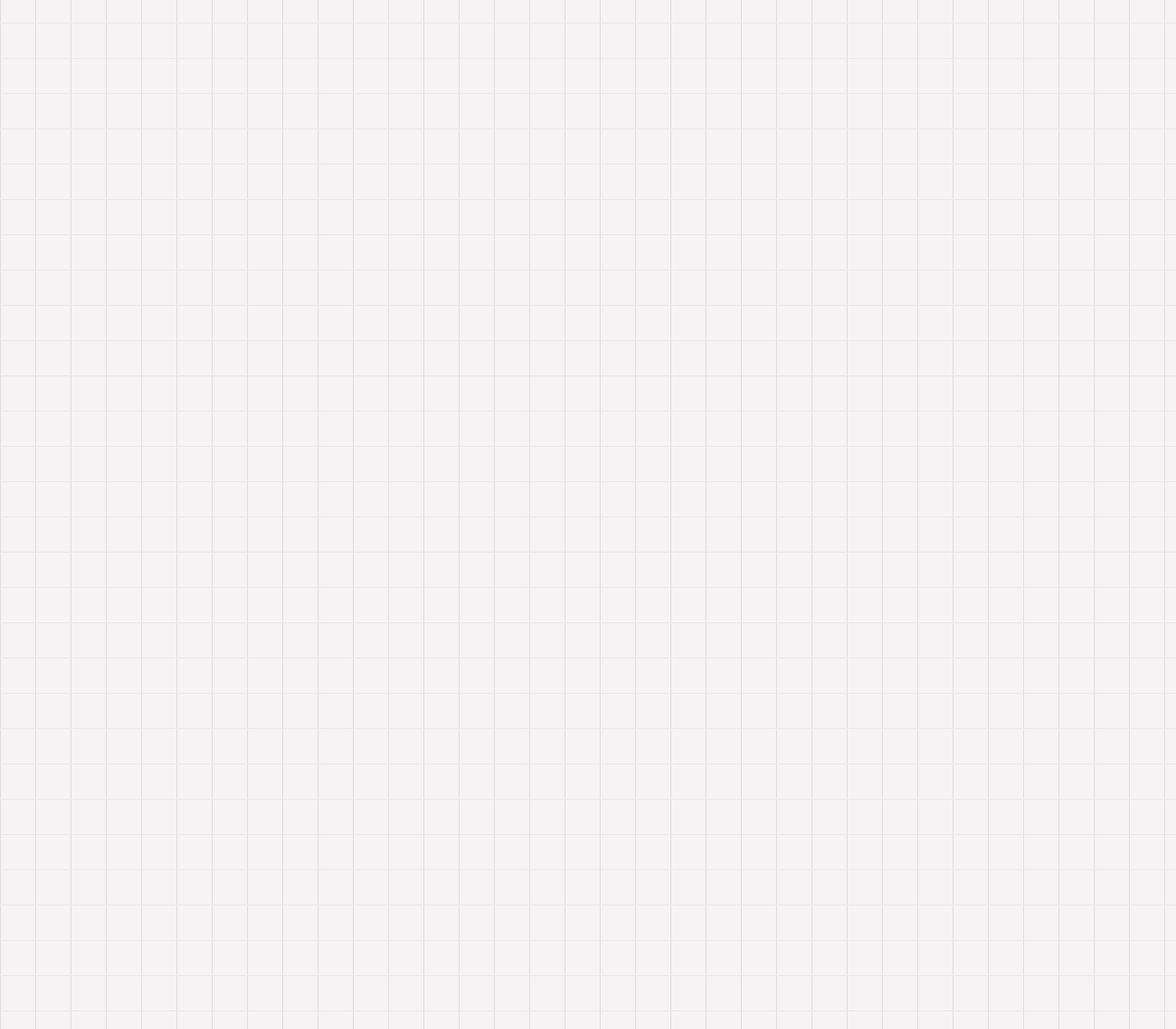
Page /detail/1 (lower part) on the earlier database version.
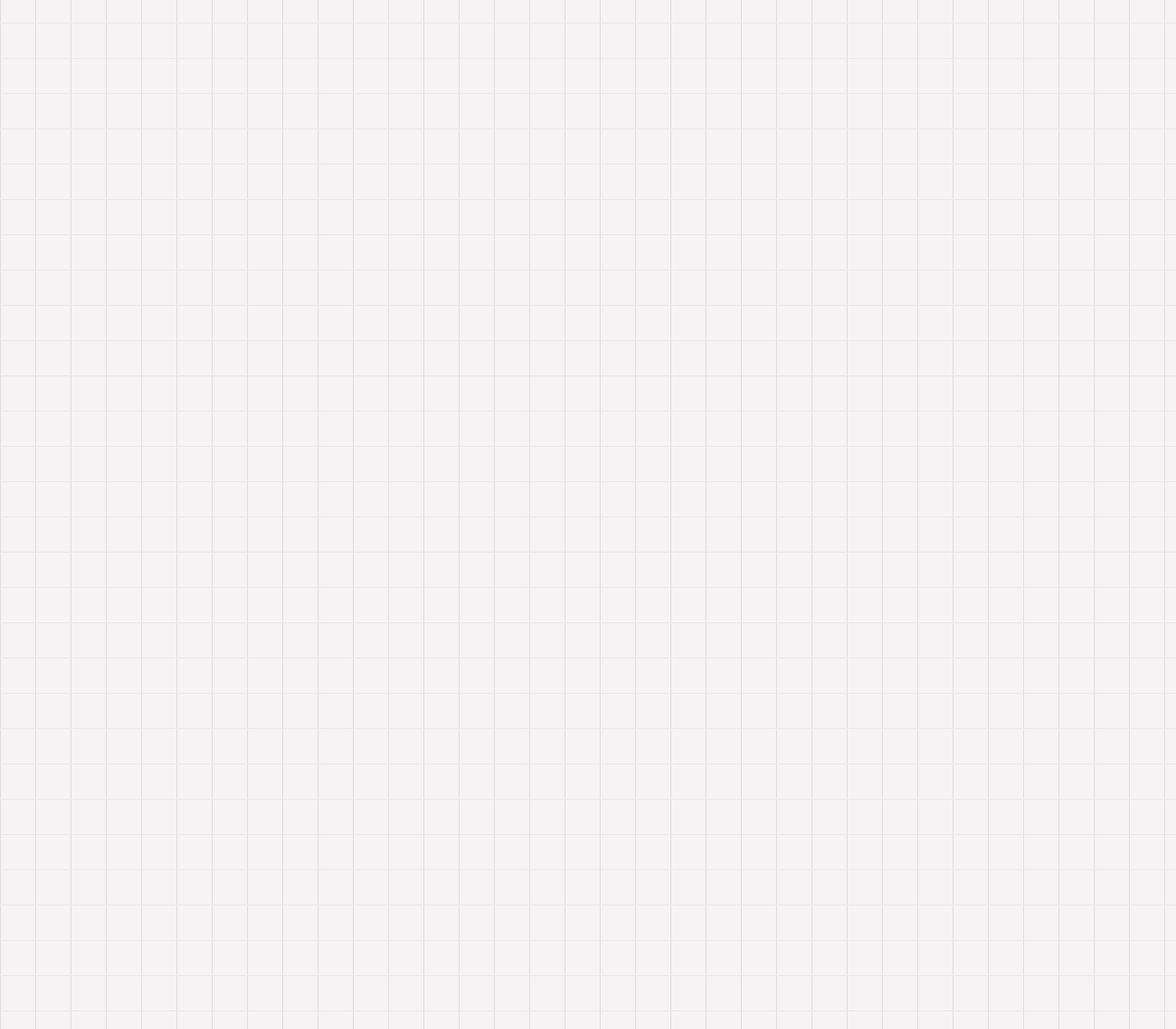
Same page on the later database version.
### models.py (models this page shows)
class Note(db.Model):
    note_id = db.Column(db.Integer, primary_key=True)
    image_filename = db.Column(db.String(255), nullable=True)
    title = db.Column(db.String(200), nullable=False)
    isbn = db.Column(db.String(17), nullable=True)
    price = db.Column(db.Numeric(10, 2), nullable=False)
    price_sale = db.Column(db.Numeric(10, 2), nullable=False)
    description = db.Column(db.Text, nullable=True)
    condition = db.Column(
        db.Enum('MINIMUM', 'GOOD', 'BRAND NEW', name='condition_enum'),
        nullable=False
    )
    pickup_location = db.Column(db.String(200), nullable=False)
    available_date = db.Column(db.DateTime, nullable=False)
    status = db.Column(
        db.Enum('AVAILABLE', 'LENT', 'SOLD', 'RESERVED', 'HIDDEN', 'NEED ACTION','DELETED', name='status_enum'),
        default='AVAILABLE',
        nullable=False
    )
    listing_type = db.Column(
        db.Enum('RENTAL', 'SALE', 'BOTH', name='listing_type_enum'),
        nullable=False
    )
    listing_date = db.Column(db.DateTime, default=db.func.now(), nullable=False)
    incoming_return_date = db.Column(db.DateTime, nullable=True)
    avg_rating = db.Column(db.Numeric(3, 2), default=0.00)
    rating_count = db.Column(db.Integer, default=0)
    owner_id = db.Column(db.Integer, db.ForeignKey('user.user_id'), nullable=False)
    buyer_id = db.Column(db.Integer, db.ForeignKey('user.user_id'), nullable=True)
    current_history_id = db.Column(db.Integer, db.ForeignKey('history.history_id'), nullable=True)
    owner = db.relationship('User', foreign_keys=[owner_id], backref='notes_owned')
    buyer = db.relationship('User', foreign_keys=[buyer_id], backref='notes_bought')
    current_history = db.relationship('History', foreign_keys=[current_history_id], post_update=True)
    tags = db.Column(db.String(200), nullable=True)
    embedding = db.Column(db.PickleType, nullable=True)
    def __repr__(self):
        return f'<Note {self.title}>'

### app.py (the view, shortened to what this page needs)
@app.route('/detail/<int:note_id>', methods=['POST', 'GET'])
def detail(note_id):
    user_id= session.get('user_id')
    if request.method == 'POST':
        pass
    note = Note.query.get_or_404(note_id)
    related_books = find_similar_notes(note)
    my_review = None
    other_reviews = []
    for review in note.reviews:
        if review.user_id != user_id:
            other_reviews.append(review)
        else:
            my_review = review
    has_bought, watchlisted_note_ids, cart_note_ids = [], [], []
    print (watchlisted_note_ids)
    return render_template('detail.html',
                        user_id=user_id,
                        note=note,
                        related_books=related_books,
                        my_review=my_review,
                        note_reviews=other_reviews,
                        has_bought=has_bought,
                        watchlisted_note_ids=watchlisted_note_ids,
                        cart_note_ids=cart_note_ids)

### app.py (called while the page is built)
def find_similar_notes(note, top_n=100):
    other_notes = Note.query.filter(and_(Note.note_id != note.note_id, ~Note.status.in_(['DELETED', 'HIDDEN', 'SOLD', 'NEED ACTION']))).all()
    scored = []
    for other_note in other_notes:
        if other_note.embedding:
            score = cosine_similarity(note.embedding, other_note.embedding)
            if score >= 0.2:
                scored.append((other_note, score))
    scored.sort(key=lambda x: x[1], reverse=True)
    similar_note = [other_note for other_note, score in scored[:top_n]]
    print ('This is the similar note and the score: ', [scored[:top_n]])
    return similar_note

### embedding_service.py (called while the page is built)
def cosine_similarity(a, b):
    a = np.array(a)
    b = np.array(b)
    return np.dot(a, b) / (np.linalg.norm(a) * np.linalg.norm(b))

### templates/detail.html (shortened to what this page needs)
{% import 'components/user_profile.html' as comp %}
{% import 'components/pop_up_message.html' as pop_up %}
<!DOCTYPE html>
<html lang="en">
<head>
    <link rel="stylesheet" href="https://cdn.jsdelivr.net/npm/flatpickr/dist/flatpickr.min.css">
    <script src="https://cdn.jsdelivr.net/npm/@tailwindcss/browser@4"></script>
</head>
<body>
    <div class="mx-50 mt-4">
        <div class="bg-white rounded-2xl shadow-lg p-8 mb-8">
            <div>
                <div id="otherReviews" class="space-y-4">
                    {% if note_reviews %}
                        {% for review in note_reviews %}
                        <div class="bg-gray-50 rounded-xl p-6 border border-gray-200 hover:border-gray-300 transition-all hover:shadow-md">
                            <div class="flex items-start gap-4">
                                <div class="w-12 h-12 rounded-full  bg-gray-600  flex items-center justify-center text-white font-bold text-sm shadow-md flex-shrink-0">
                                    {{ review.user.username[0]|upper }}
                                </div>
                                <div class="flex-1 min-w-0">
                                    <div class="text-base font-bold text-gray-800 mb-1">{{ review.user.username }}</div>
                                    <div class="text-xs text-gray-500 mb-2">{{ review.added_at.strftime('%B %d, %Y') }}</div>
                                    <div class="flex gap-1 mb-2">
                                        {% for i in range(5) %}
                                            {% if i < review.star %}
                                                <span class="text-yellow-400 text-lg">★</span>
                                            {% else %}
                                                <span class="text-gray-300 text-lg">★</span>
                                            {% endif %}
                                        {% endfor %}
                                    </div>
                                    <p class="text-sm text-gray-700 leading-relaxed wrap-break-words">{{ review.review }}</p>
                                </div>
                            </div>
                        </div>
                        {% endfor %}
                    {% else %}
                        <div class="flex flex-col items-center justify-center py-20">
                            <h2 class="text-2xl font-bold text-gray-700 mb-3">No Other Reviews Yet</h2>
                        </div>
                    {% endif %}
                </div>
            </div>
        </div>
        {% if related_books %}
            {% include 'components/related_books.html'%}
        {% endif %}
    </div>
        {% set my_review_dict = {} %}
        {% if my_review %}
            {% set my_review_dict = {
                'review_id': my_review.review_id,
                'star': my_review.star,
                'review': my_review.review,
                'user': {
                    'username': my_review.user.username
                }
            } %}
        {% endif %}
        {% set note_reviews_list = [] %}
        {% for review in note_reviews %}
            {% set _ = note_reviews_list.append({
                'star': review.star,
                'review': review.review,
                'user': {
                    'username': review.user.username
                }
            }) %}
        {% endfor %}
</body>
</html>

### templates/components/macros.html (shortened to what the changed rows need)
{% macro explore_card(note, user_id, cart_note_ids=[], watchlisted_note_ids=[], cur_path='explore', current_note_id=none) %}
    <div class="bg-white rounded-lg shadow-md overflow-hidden hover:shadow-lg transition-shadow flex flex-col h-full">
        <a href="{{ url_for('detail', note_id=note.note_id) }}" class="relative h-100 bg-gray-100 shrink-0 block">
            <img src="{{ url_for('static', filename='uploads/' + note.image_filename) }}"
                alt="{{ note.title }}"
                class="w-full h-full object-cover">
            {% include '/components/status_badge.html' %}
        </a>
        <div class="p-4 flex flex-col grow">
            <div class="flex flex-row justify-between">
                <a href="{{ url_for('detail', note_id=note.note_id) }}" class="text-lg font-semibold text-gray-900 mb-1 underline hover:text-indigo-600 transition-colors">{{ note.title }}</a>
                {% if user_id != note.owner_id %}
                    {% if note.note_id not in watchlisted_note_ids %}
                        <form action="{{ url_for('watchlist.add_watchlist', note_id=note.note_id) }}" method="POST">
                            <button type="submit" class="cursor-pointer w-full flex items-center justify-center gap-2 px-4 py-2 transition-colors">
                                <svg xmlns="http://www.w3.org/2000/svg" class="w-4 h-4" viewBox="0 0 24 24"><path fill="currentColor" d="M5 21V5q0-.825.588-1.412T7 3h10q.825 0 1.413.588T19 5v16l-7-3zm2-3.05l5-2.15l5 2.15V5H7zM7 5h10z"/></svg>
                            </button>
                        </form>
                    {% endif %}
                {% endif %}
            </div>
            <p class="text-sm text-gray-600 mb-3">
                {{ note.description[:50] }}{% if note.description|length > 50 %}...{% endif %}
            </p>
            <div class="flex items-baseline mb-4">
                {% if note.listing_type == 'SALE' or note.listing_type == 'BOTH' %}
                <span class="text-xl font-semibold text-gray-900">${{ note.price_sale }}</span>
                {% endif %}
                {% if note.listing_type == 'BOTH' %}
                <span class="text-sm text-gray-600 mx-1">or</span>
                {% endif %}
                {% if note.listing_type == 'RENTAL' or note.listing_type == 'BOTH' %}
                <span class="text-xl font-semibold text-gray-900">${{ note.price }}</span>
                <span class="text-sm text-gray-600">/week</span>
                {% endif %}
            </div>
            <div class="flex items-center gap-2 mb-3">
                <div class="flex items-center">
                    {% for i in range(5) %}
                        <svg xmlns="http://www.w3.org/2000/svg" class="w-4 h-4 {% if i < note.avg_rating %}text-yellow-400{% else %}text-gray-300{% endif %}" viewBox="0 0 24 24" fill="currentColor">
                            <path d="M12 17.27L18.18 21l-1.64-7.03L22 9.24l-7.19-.61L12 2 9.19 8.63 2 9.24l5.46 4.73L5.82 21z"/>
                        </svg>
                    {% endfor %}
                </div>
                <div class="flex items-center">
                    <span class="text-sm font-medium text-gray-900">{{ "%.1f"|format(note.avg_rating) }}</span>
                </div>
            </div>
            <div class="mt-auto flex flex-wrap gap-2">
                {% if note.owner_id == user_id %}
                    <div class="flex items-center gap-2 text-sm text-indigo-600 bg-indigo-50 px-3 py-1.5 rounded-md">
                        <svg xmlns="http://www.w3.org/2000/svg" class="w-4 h-4" viewBox="0 0 24 24" fill="none" stroke="currentColor" stroke-width="2">
                            <path d="M20 21v-2a4 4 0 0 0-4-4H8a4 4 0 0 0-4 4v2"></path>
                            <circle cx="12" cy="7" r="4"></circle>
                        </svg>
                        <span class="font-medium">Your listing</span>
                    </div>
                {% else %}
                <div class="flex items-center gap-2 text-sm text-indigo-600 bg-indigo-50 px-3 py-1.5 rounded-md {%if note.listing_type == 'BOTH'%} text-green-600 bg-green-50{%endif%}">
                    <svg xmlns="http://www.w3.org/2000/svg" class="w-4 h-4" viewBox="0 0 24 24"><path fill="currentColor" d="m9.55 18l-5.7-5.7l1.425-1.425L9.55 15.15l9.175-9.175L20.15 7.4z"/></svg>
                    <span class="font-medium">{%if note.listing_type == 'RENTAL'%}Rental only{%elif note.listing_type == 'SALE'%}Sale only {%else%} Sale and rental available {%endif%}</span>
                </div>
                {% endif %}
            </div>
        </div>
    </div>
{% endmacro %}

### templates/components/status_badge.html (shortened to what this page needs)
<div class="absolute top-4 right-4">
    {% if note.status == 'LENT' %}
        <span class="bg-yellow-100 text-yellow-800 text-sm font-medium px-3 py-1.5 rounded">Lent</span>
    {% elif note.status == 'SOLD' %}
        <span class="bg-red-100 text-red-800 text-sm font-medium px-3 py-1.5 rounded">Sold</span>
    {% elif note.status == 'NEED ACTION' %}
        <span class="bg-yellow-100 text-yellow-800 text-sm font-medium px-3 py-1.5 rounded">Action Needed</span>
    {% elif note.status == 'HIDDEN' %}
        <span class="bg-red-100 text-red-800 text-sm font-medium px-3 py-1.5 rounded">Hidden</span>
    {% elif note.status == 'AVAILABLE' %}
        <span class="bg-green-100 text-green-800 text-sm font-medium px-3 py-1.5 rounded">Available</span>
    {% endif %}
</div>

Differences in the rows shown:
now on this page (row edited): Note: image_filename (picture), status "Available", title "Harry Potter", price "12.00", avg_rating 0 (drawn), listing_type "Rental only"
